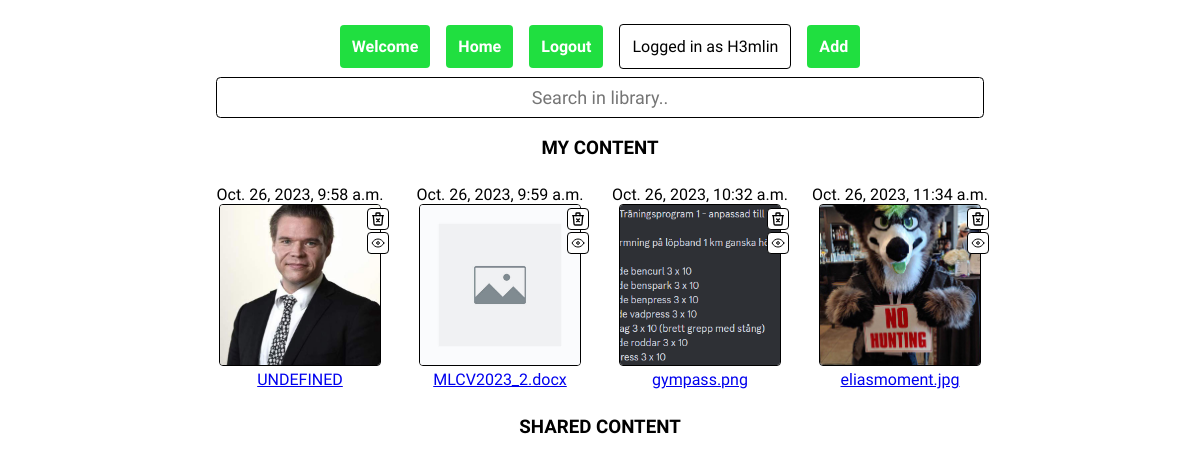
The app's page /home/ (signed in) with its own data.
### sharecenter/models.py (models this page shows, shortened)
class Content(models.Model):
    file = models.FileField(upload_to=user_upload_path)
    filename = models.CharField(max_length=255, default="UNDEFINED")
    uploaded = models.DateTimeField(default=timezone.now)
    user = models.ForeignKey(User,on_delete=models.CASCADE)

### sharecenter/views.py (the view)
# urls.py: 2. Add a URL to urlpatterns:  path('', Home.as_view(), name='home')
@decorators.login_required(login_url='loginsignuppage')
def Home(request):
    context = {}
    if request.user.is_authenticated:
        context['authenticated'] = True
        context['username'] = request.user
    context['content'] = Content.objects.all().values()
    return render(request, 'home.html', context)

### sharecenter/templates/home.html (shortened to what this page needs)
{% extends 'base/main.html' %}
{% block nav %}
    <button>Add</button>
    <div id="barWrapper"><input class="center" id="searchBar" type="text" placeholder="Search in library.."></div>
{% endblock %}
{% block body %}
    <h3>MY CONTENT</h3>
    <div id="contentBox">
        {% load static %}
        {% for file in content %}
            <div class="content">
                {{file.uploaded}}
                <div class="previewWrapper">
                    <a href="{% static file.file %}"><img src="{% static file.file %}" onerror="this.onerror = null; this.src=`{% static 'uploads/nopreview.jpg' %}`"></a>
                    <div class="contentBtn btn1" onclick="Popup('delete','{{file.id}}')">
                    </div>
                    <div class="contentBtn btn2" onclick="Popup('manage','{{file.id}}')">
                        <svg xmlns="http://www.w3.org/2000/svg" height="1em" viewBox="0 0 24 24" stroke-width="1.5" stroke="#000000" fill="none" stroke-linecap="round" stroke-linejoin="round">
                            <path d="M10 12a2 2 0 1 0 4 0a2 2 0 0 0 -4 0" />
                            <path d="M21 12c-2.4 4 -5.4 6 -9 6c-3.6 0 -6.6 -2 -9 -6c2.4 -4 5.4 -6 9 -6c3.6 0 6.6 2 9 6" />
                        </svg>
                    </div>
                </div>
                <a href="{% static file.file %}">{{file.filename}}</a>
            </div>
        {% endfor %}
    </div>
    <h3>SHARED CONTENT</h3>
{% endblock %}

### sharecenter/templates/base/main.html (shortened to what this page needs)
<!DOCTYPE html>
<html lang="en">
<head>
    {% load static %}
    <link rel="stylesheet" href="{% static 'styles/main.css' %}">
</head>
<body>
    <div id="mainwrapper">
        <nav>
            <button onclick="document.location.href = '/'">Welcome</button>
            {% if authenticated %}
            <button onclick="document.location.href = '/home/'">Home</button>
            <button onclick="document.location.href = '/logout/'">Logout</button>
            <div class="navMisc">Logged in as {{username}}</div>
            {% else %}
            <button onclick="document.location.href = '/login/'">Login/Signup</button>
            {% endif %}
            {% block nav %}
            {% endblock %}
        </nav>
        {% block body %}
        {% endblock %}
    </div>
</body>
</html>

### sharecenter/static/styles/main.css (style rules this page uses)
* { font-family: 'Dosis', sans-serif; word-wrap: break-word; border-radius: 0.25em; transition: transform 0.25s ease; }
body { border: 0; padding: 0; margin: 0; display: flex; justify-content: center; }
h1, h3 { text-align: center; }
.center { text-align: center; }
#mainwrapper { position: relative; max-width: 100vh; }
button { color: white; font-size: 1em; font-weight: bold; background-color: hsl(130, 75%, 50%); border: 0; padding: 0.75em; margin: 0.5em; }
nav { position: sticky; top: 0; display: flex; flex-wrap: wrap; justify-content: center; align-items: center; padding-top: 1em; background-color: white; }
.navMisc { border: 1px solid black; padding: 0.75em; margin: 0.5em; }

### sharecenter/templates/home.html (style rules this page uses)
#contentBox { display: flex; flex-wrap: wrap; flex-basis: 32%; }
.content { flex: 1; text-align: center; justify-content: center; padding: 0.5em; }
img { width: 10em; height: 10em; object-fit: cover; border: 1px solid black; }
a { display: block; }
#barWrapper { box-sizing: border-box; padding-left: 1em; padding-right: 1em; width: 100%; }
#searchBar { box-sizing: border-box; padding: 0.5em; width: 100%; font-size: large; border: 1px solid black; }
.previewWrapper { position: relative; width: min-content; left: 50%; transform: translateX(-50%); }
.contentBtn { position: absolute; display: flex; background-color: white; padding: 0.125em; border: 1px solid black; }
.btn1 { top: 0.25em; right: -0.5em; }
.btn2 { top: 1.75em; right: -0.5em; }

### records on screen
Content: uploaded "Oct. 26, 2023, 9:58 a.m.", file (picture), filename "UNDEFINED"
Content: uploaded "Oct. 26, 2023, 9:59 a.m.", filename "MLCV2023_2.docx"
Content: uploaded "Oct. 26, 2023, 10:32 a.m.", file (picture), filename "gympass.png"
Content: uploaded "Oct. 26, 2023, 11:34 a.m.", file (picture), filename "eliasmoment.jpg"

### other values on screen
{{ username }} "H3mlin"
